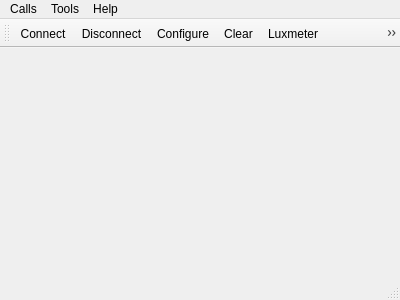
<?xml version="1.0" encoding="UTF-8"?>
<ui version="4.0">
 <class>MainWindow</class>
 <widget class="QMainWindow" name="MainWindow">
  <property name="geometry">
   <rect>
    <x>0</x>
    <y>0</y>
    <width>400</width>
    <height>300</height>
   </rect>
  </property>
  <property name="windowTitle">
   <string>Simple Terminal</string>
  </property>
  <widget class="QWidget" name="centralWidget">
   <layout class="QVBoxLayout" name="verticalLayout"/>
  </widget>
  <widget class="QMenuBar" name="menuBar">
   <property name="geometry">
    <rect>
     <x>0</x>
     <y>0</y>
     <width>400</width>
     <height>21</height>
    </rect>
   </property>
   <widget class="QMenu" name="menuCalls">
    <property name="title">
     <string>Calls</string>
    </property>
    <addaction name="actionConnect"/>
    <addaction name="actionDisconnect"/>
    <addaction name="separator"/>
    <addaction name="actionQuit"/>
   </widget>
   <widget class="QMenu" name="menuTools">
    <property name="title">
     <string>Tools</string>
    </property>
    <addaction name="actionConfigure"/>
    <addaction name="actionClear"/>
    <addaction name="actionUserWork"/>
    <addaction name="actionPowerSupply"/>
   </widget>
   <widget class="QMenu" name="menuHelp">
    <property name="title">
     <string>Help</string>
    </property>
    <addaction name="actionAbout"/>
    <addaction name="actionAboutQt"/>
   </widget>
   <addaction name="menuCalls"/>
   <addaction name="menuTools"/>
   <addaction name="menuHelp"/>
  </widget>
  <widget class="QToolBar" name="mainToolBar">
   <attribute name="toolBarArea">
    <enum>TopToolBarArea</enum>
   </attribute>
   <attribute name="toolBarBreak">
    <bool>false</bool>
   </attribute>
   <addaction name="actionConnect"/>
   <addaction name="actionDisconnect"/>
   <addaction name="actionConfigure"/>
   <addaction name="actionClear"/>
   <addaction name="actionUserWork"/>
   <addaction name="actionPowerSupply"/>
  </widget>
  <widget class="QStatusBar" name="statusBar"/>
  <action name="actionAbout">
   <property name="text">
    <string>&amp;About</string>
   </property>
   <property name="toolTip">
    <string>About program</string>
   </property>
   <property name="shortcut">
    <string>Alt+A</string>
   </property>
  </action>
  <action name="actionAboutQt">
   <property name="text">
    <string>About Qt</string>
   </property>
  </action>
  <action name="actionConnect">
   <property name="icon">
    <iconset resource="terminal.qrc">
     <normaloff>:/images/connect.png</normaloff>:/images/connect.png</iconset>
   </property>
   <property name="text">
    <string>C&amp;onnect</string>
   </property>
   <property name="toolTip">
    <string>Connect to serial port</string>
   </property>
   <property name="shortcut">
    <string>Ctrl+O</string>
   </property>
  </action>
  <action name="actionDisconnect">
   <property name="icon">
    <iconset resource="terminal.qrc">
     <normaloff>:/images/disconnect.png</normaloff>:/images/disconnect.png</iconset>
   </property>
   <property name="text">
    <string>&amp;Disconnect</string>
   </property>
   <property name="toolTip">
    <string>Disconnect from serial port</string>
   </property>
   <property name="shortcut">
    <string>Ctrl+D</string>
   </property>
  </action>
  <action name="actionConfigure">
   <property name="icon">
    <iconset resource="terminal.qrc">
     <normaloff>:/images/settings.png</normaloff>:/images/settings.png</iconset>
   </property>
   <property name="text">
    <string>&amp;Configure</string>
   </property>
   <property name="toolTip">
    <string>Configure serial port</string>
   </property>
   <property name="shortcut">
    <string>Alt+C</string>
   </property>
  </action>
  <action name="actionClear">
   <property name="icon">
    <iconset resource="terminal.qrc">
     <normaloff>:/images/clear.png</normaloff>:/images/clear.png</iconset>
   </property>
   <property name="text">
    <string>C&amp;lear</string>
   </property>
   <property name="toolTip">
    <string>Clear data</string>
   </property>
   <property name="shortcut">
    <string>Alt+L</string>
   </property>
  </action>
  <action name="actionQuit">
   <property name="icon">
    <iconset resource="terminal.qrc">
     <normaloff>:/images/application-exit.png</normaloff>:/images/application-exit.png</iconset>
   </property>
   <property name="text">
    <string>&amp;Quit</string>
   </property>
   <property name="shortcut">
    <string>Ctrl+Q</string>
   </property>
  </action>
  <action name="actionUserWork">
   <property name="icon">
    <iconset resource="terminal.qrc">
     <normaloff>:/images/Luxmeter.png</normaloff>:/images/Luxmeter.png</iconset>
   </property>
   <property name="text">
    <string>Luxmeter</string>
   </property>
   <property name="shortcut">
    <string>Alt+R</string>
   </property>
  </action>
  <action name="actionPowerSupply">
   <property name="icon">
    <iconset theme="solarcell" resource="terminal.qrc">
     <normaloff>:/images/SolarCell.png</normaloff>:/images/SolarCell.png</iconset>
   </property>
   <property name="text">
    <string>PowerSupply</string>
   </property>
   <property name="toolTip">
    <string>SolarCell</string>
   </property>
   <property name="shortcut">
    <string>Ctrl+P</string>
   </property>
  </action>
 </widget>
 <layoutdefault spacing="6" margin="11"/>
 <resources>
  <include location="terminal.qrc"/>
 </resources>
 <connections/>
</ui>
